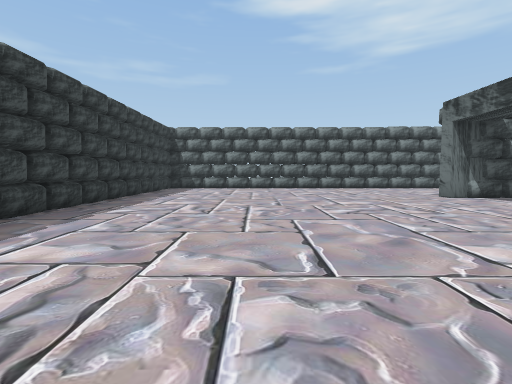
view 1 (above)

24 first-person views from a walk through a scene from a Unity 3-D project. The camera is 1.3 m above the floor, tilts 4° down and sees 85° across. The floor is counted in squares, 2 m on a side. Each view is taken from the middle of a square. On the plan, view 1 faces up. The plan holds only what a view shows up to about 9 squares ahead; the rest is blank. The place goes on beyond the plan. The player is left out. Some surface patterns are stand-ins.

view 2
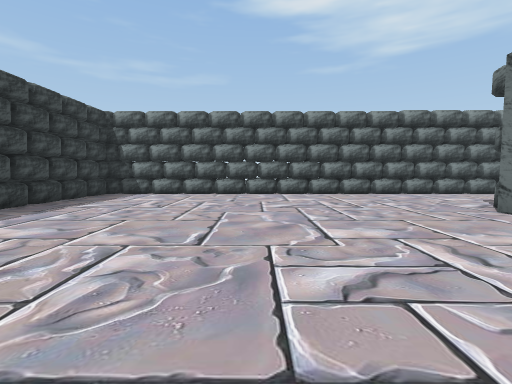

view 3
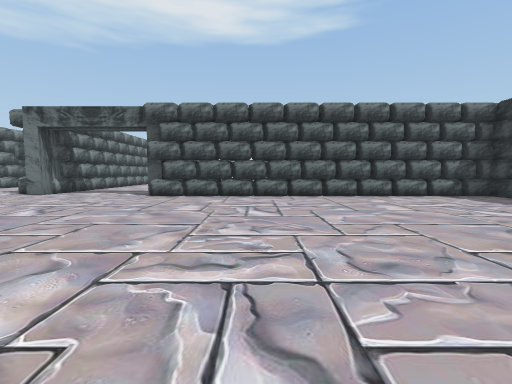

view 4
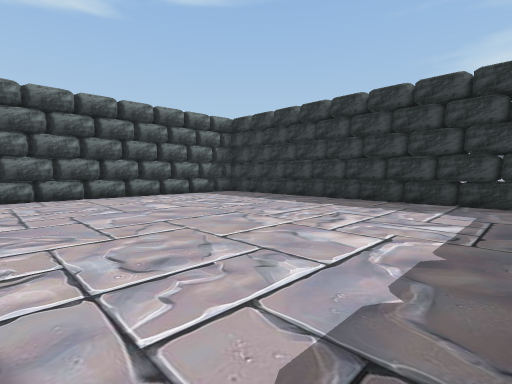

view 5
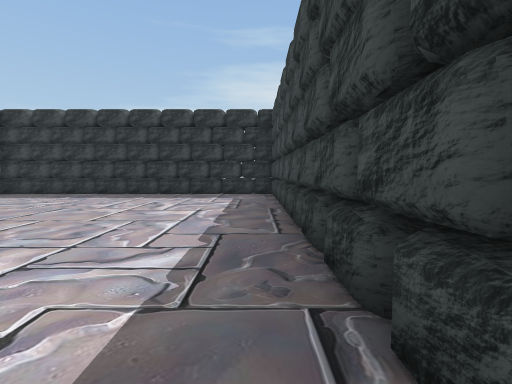

view 6
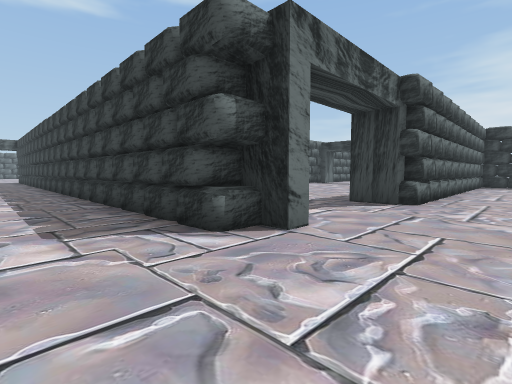

view 7
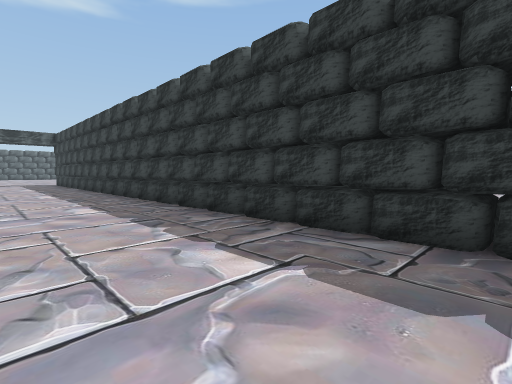

view 8
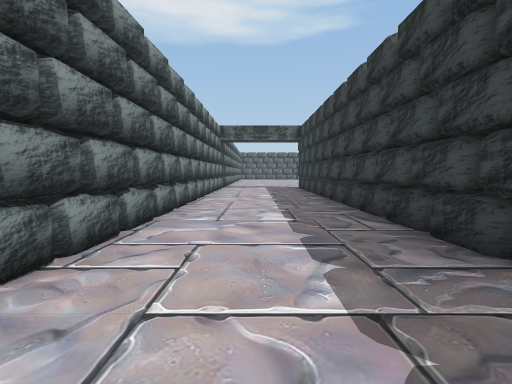

view 9
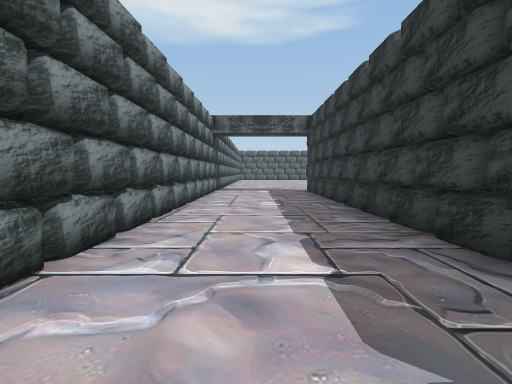

view 10
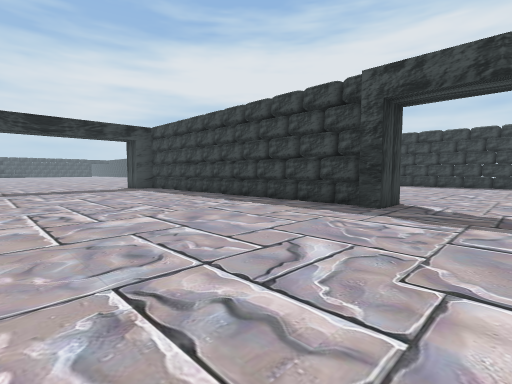

view 11
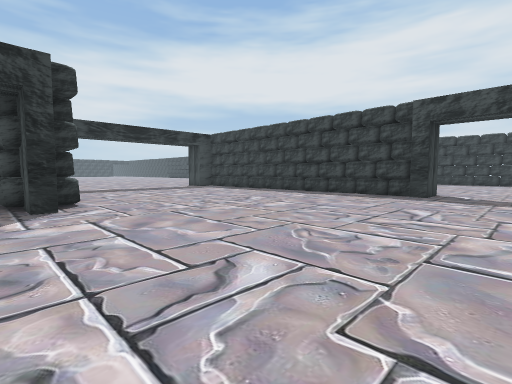

view 12
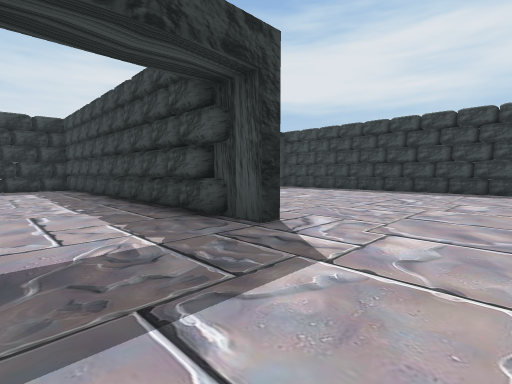

view 13
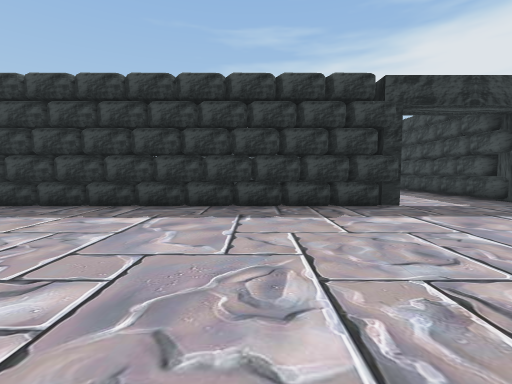

view 14
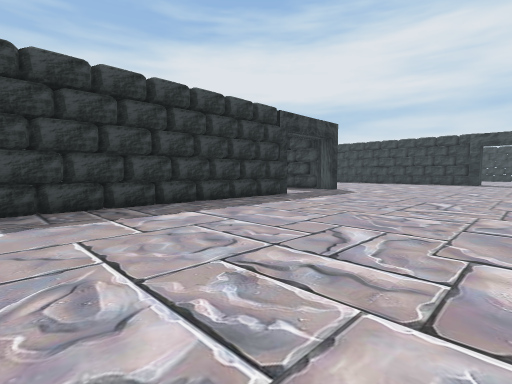

view 15
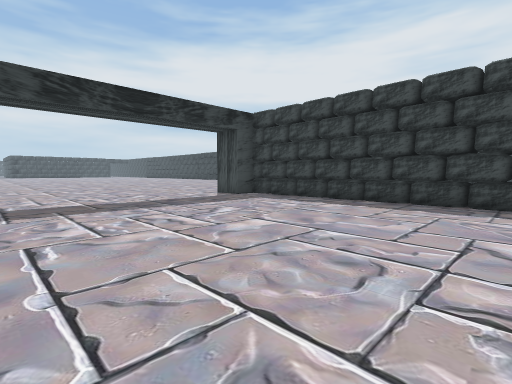

view 16
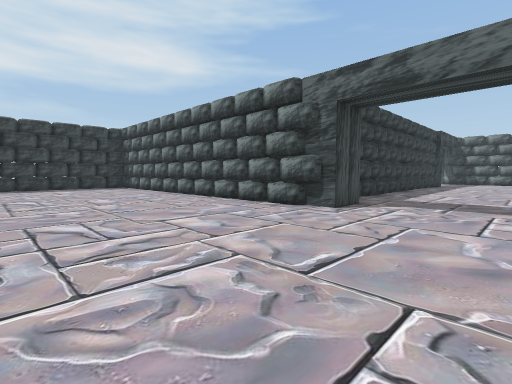

view 17
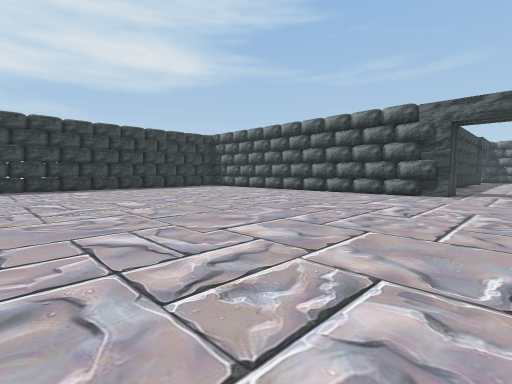

view 18
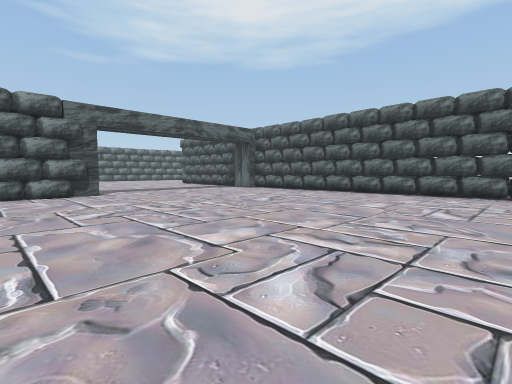

view 19
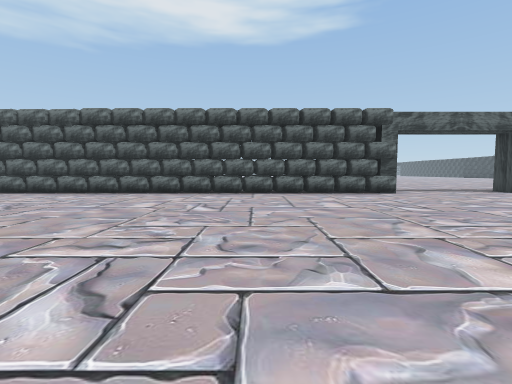

view 20
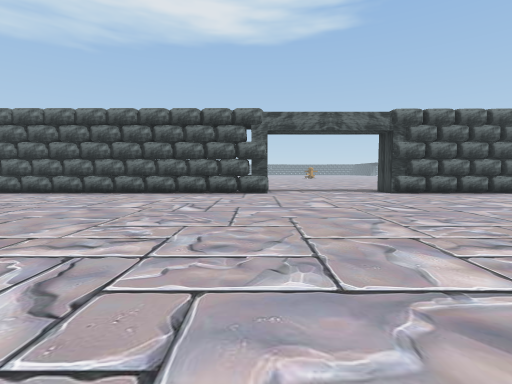

view 21
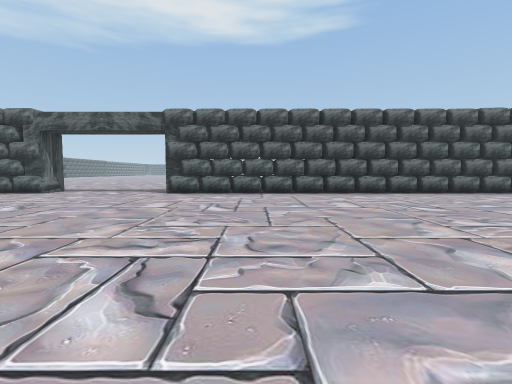

view 22
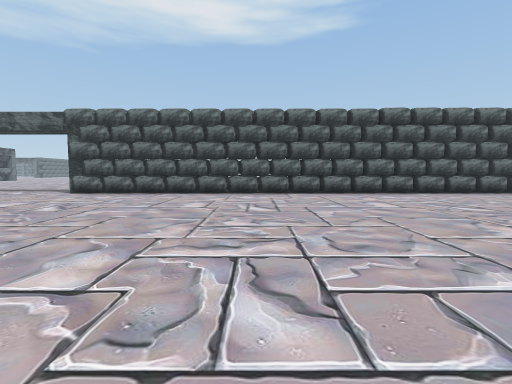

view 23
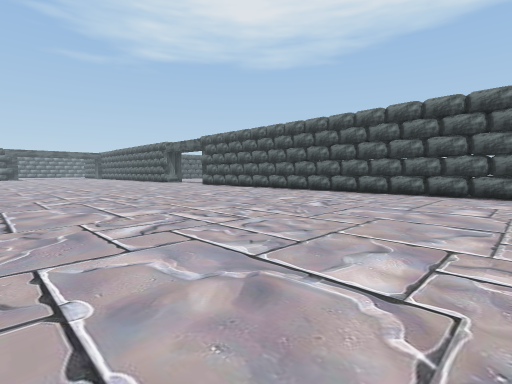

view 24
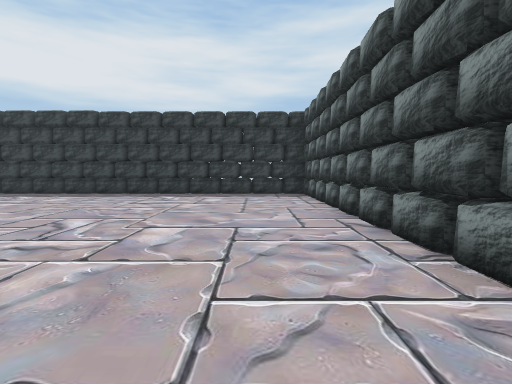

### Floor plan
Points are (right, up) in squares from view 1. A wall is a line through its corners. A room is listed if a view was taken in it or the views show most of it. See-through windows are left out.
Room 1 (views 1, 2, 3, 4, 5, 6, 7, 8, 9)
walls: (5.7, 7.4) (5.7, 8.2) (23.9, 8.3); (4.5, 1.3) (4.7, 3.9); (4.6, -0.2) (4.5, 0.4); (4.7, -1.1) (4.5, -0.6); (4.7, 11.3) (-0.1, 11.6); (0.8, 11.3) (-3.4, 11.6) (-3.6, -5.3) (4.6, -5.4); (7.6, 11.3) (2.8, 11.6); (-3.3, 4.9) (-3.6, 4.4); (8.3, 11.4) (5.6, 11.6); (4.4, -2.9) (4.8, 2.8); (4.7, -3.1) (4.5, -2.5); (-3.3, 8.8) (-3.5, 8.3); (4.5, -4.2) (4.7, -3.9) (4.5, -3.5); (4.4, -5.4) (4.7, -1.8) (4.6, -1.6); (4.2, -5.5) (4.6, -5); (4.3, -5.5) (4.6, -5.2) (4.7, -4.1); (1.3, -5.6) (1.7, -5.1); (-1.6, -5.6) (-1.3, -5); (-2.1, -5.9) (-1.9, -5.4); (16.1, 8.1) (16.5, 8.3); (17, 8) (17.5, 8.3); (18, 8) (18.4, 8.3); (17.1, 11.3) (14.5, 11.5); (17.2, 11.4) (16.8, 11.3); (19, 8) (19.4, 8.3); (20, 8.1) (20.4, 8.3); (20.9, 8.1) (21.3, 8.4); (20.6, 11.2) (16, 11.5); (21.8, 8.1) (22.2, 8.4); (22.9, 11.2) (19.9, 11.5); (24, 11.3) (21.9, 11.5)
ways out: opening at (5, 5.5) to room 2
objects: other object (5, 8)
Room 2 (views 10, 11, 12, 13, 14, 15, 16, 17, 18, 19, 20, 21, 22, 23, 24)
walls: (12.7, -15.8) (12.5, -15.3); (12.7, -16.8) (12.5, -16.2); (12.7, -14.8) (12.5, -14.4); (12.7, -17.7) (12.5, -17.2); (12.7, -13.9) (12.5, -13.3); (12.7, -18.6) (12.5, -18.2); (12.7, -12.9) (12.5, -12.4); (12.7, -19.4) (12.7, -7.1); (12.6, -12) (12.4, -11.5); (12.6, -11) (12.4, -10.6); (12.7, -9.1) (12.5, -8.6); (5.6, -6.8) (0, -6.4); (6.1, -6.6) (3.9, -6.5); (12.7, -8.1) (12.5, -7.7); (3.2, -6.5) (2.7, -6.7); (2.2, -6.6) (1.7, -6.7); (12.7, -25.1) (12.3, -24); (0.2, -6.6) (-2.5, -6.4); (12.6, -26.4) (12.5, -25.9); (-3.6, -9.5) (-3.6, -10.4); (-3.6, -8.6) (-3.6, -9.4); (12.7, -28) (12.3, -26.9); (-3.5, -6.4) (-3.5, -15.8); (-3.6, -6.5) (-3.6, -8.4); (12.6, -29.3) (12.5, -28.8); (12.7, -30.3) (12.5, -29.7); (12.6, -31.3) (12.5, -30.8); (12.7, -0.5) (13.8, -0.5); (12.5, -32.2) (12.4, -31.7); (12.7, -33.2) (12.5, -32.6); (12.7, -34.1) (12.5, -33.7); (16.3, 0.7) (17.5, 0.6); (5.8, 3.4) (5.8, -5.4) (6.4, -5.4) (6.4, -6.4) (4.9, -6.4); (16.7, 0.9) (20.4, 0.6); (12.7, -36.1) (12.5, -35.5); (12.7, -36.5) (12.7, -23.2); (20.1, 0.8) (24, 0.5); (21.6, 0.5) (22.5, 0.8); (6.5, 7) (5.4, 7.1)
low walls: (3.6, -6.5) (2.9, -6.4); (1.9, -6.4) (1.7, -6.8)
ways out: opening at (5, 5.5) to room 1; opening at (12.8, -21.5); opening at (15, -1)
objects: other object (6, 4); other object (13, 0)

Where each view was taken, in squares from view 1:
view 1: 0 up, 0 right, facing up
view 2: 3 up, 1 right, facing up
view 3: 1 up, 3 left, facing right
view 4: 1 up, 3 left, facing down-right
view 5: 3 up, 3 left, facing down
view 6: 10 up, 3 right, facing down-right
view 7: 11 up, 8 right, facing down-right
view 8: 10 up, 13 right, facing right
view 9: 10 up, 15 right, facing right
view 10: 6 up, 11 right, facing down-left
view 11: 6 up, 14 right, facing down-left
view 12: 3 up, 16 right, facing down-left
view 13: 6 up, 19 right, facing down
view 14: 6 up, 23 right, facing down-left
view 15: 1 up, 12 right, facing down-left
view 16: 11 down, 9 right, facing up-left
view 17: 15 down, 8 right, facing up-left
view 18: 15 down, 4 right, facing up-right
view 19: 15 down, 4 right, facing right
view 20: 19 down, 4 right, facing right
view 21: 26 down, 4 right, facing right
view 22: 29 down, 4 right, facing right
view 23: 36 down, 4 right, facing up-right
view 24: 8 down, 5 right, facing left
